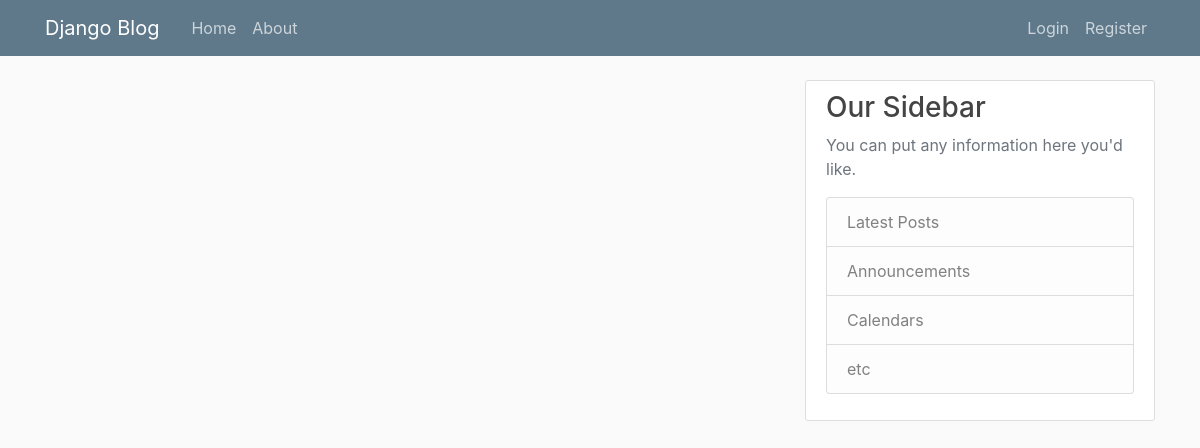
The app's page /, older data.
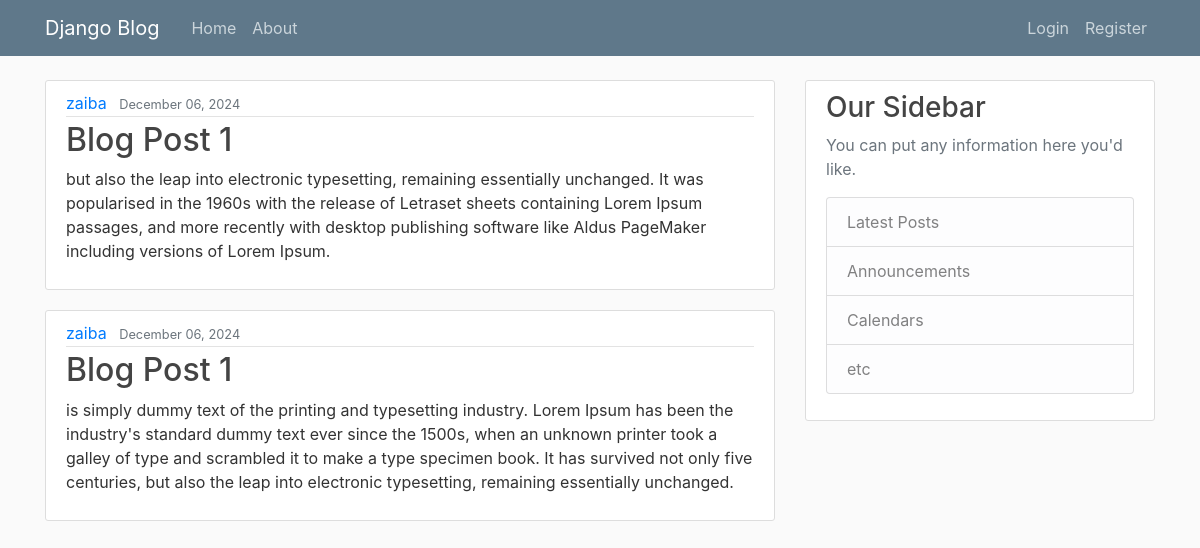
The same page, newer data.
### myapp/models.py (models this page shows, shortened)
class Post(models.Model):
    title = models.CharField(max_length=100)
    content = models.TextField()
    date_posted = models.DateTimeField(default=timezone.now)
    author = models.ForeignKey(User, on_delete=models.CASCADE, related_name='posts')  # Specify related_name

### myapp/views.py (the view)
# urls.py: path('', views.home, name='myapp-home'),
def home(request):
    context = {
        'posts': Post.objects.all()
    }
    return render(request, 'myapp/home.html', context)

### myapp/templates/myapp/home.html
{% extends "myapp/base.html" %}
{% block content %}
    {% for post in posts %}
        <article class="media content-section">
          <div class="media-body">
            <div class="article-metadata">
              <a class="mr-2" href="#">{{ post.author }}</a>
              <small class="text-muted">{{ post.date_posted|date:"F d, Y" }}</small>
            </div>
            <h2><a class="article-title" href="#">{{ post.title }}</a></h2>
            <p class="article-content">{{ post.content }}</p>
          </div>
        </article>
    {% endfor %}
{% endblock content %}

### myapp/templates/myapp/base.html (shortened to what this page needs)
{% load static %}
<!DOCTYPE html>
<html>
<head>
    <link rel="stylesheet" href="https://maxcdn.bootstrapcdn.com/bootstrap/4.0.0/css/bootstrap.min.css">
    <link rel="stylesheet" type="text/css" href="{% static 'myapp/main.css' %}">
</head>
<body>
    <header class="site-header">
      <nav class="navbar navbar-expand-md navbar-dark bg-steel fixed-top">
        <div class="container">
          <a class="navbar-brand mr-4" href="{% url 'myapp-home' %}">Django Blog</a>
          <div class="collapse navbar-collapse" id="navbarToggle">
            <div class="navbar-nav mr-auto">
              <a class="nav-item nav-link" href="{% url 'myapp-home' %}">Home</a>
              <a class="nav-item nav-link" href="{% url 'myapp-about' %}">About</a>
            </div>
            <div class="navbar-nav">
              {% if user.is_authenticated %}
              <a class="nav-item nav-link" href="{% url 'profile' %}">Profile</a>
              <a class="nav-item nav-link" href="{% url 'logout' %}">Logout</a>
            {% else %}
              <a class="nav-item nav-link" href="{% url 'login' %}">Login</a>
              <a class="nav-item nav-link" href="{% url 'register' %}">Register</a>
            {% endif %}
            </div>
          </div>
        </div>
      </nav>
    </header>
    <main role="main" class="container">
      <div class="row">
        <div class="col-md-8">
          {% block content %}{% endblock %}
        </div>
        <div class="col-md-4">
          <div class="content-section">
            <h3>Our Sidebar</h3>
            <p class='text-muted'>You can put any information here you'd like.
              <ul class="list-group">
                <li class="list-group-item list-group-item-light">Latest Posts</li>
                <li class="list-group-item list-group-item-light">Announcements</li>
                <li class="list-group-item list-group-item-light">Calendars</li>
                <li class="list-group-item list-group-item-light">etc</li>
              </ul>
            </p>
          </div>
        </div>
      </div>
    </main>
</body>
</html>

### myapp/static/myapp/main.css (style rules this page uses)
body { background: #fafafa; color: #333333; margin-top: 5rem; }
h1, h2, h3, h4, h5, h6 { color: #444444; }
ul { margin: 0; }
.bg-steel { background-color: #5f788a; }
.site-header .navbar-nav .nav-link { color: #cbd5db; }
.content-section { background: #ffffff; padding: 10px 20px; border: 1px solid #dddddd; border-radius: 3px; margin-bottom: 20px; }
.article-title { color: #444444; }
.article-content { white-space: pre-line; }
.article-metadata { padding-bottom: 1px; margin-bottom: 4px; border-bottom: 1px solid #e3e3e3 }

Row changes from the older to the newer data that the page shows:
added Post: author "zaiba", date_posted "December 06, 2024", title "Blog Post 1", content "but also the leap into electronic typesetting, remaining essentially unchanged. It was popularised in the 1960s with the release of Letraset sheets containing Lorem Ipsum passages, and more recently with desktop publishing software like Aldus PageMaker including versions of Lorem Ipsum."
added Post: author "zaiba", date_posted "December 06, 2024", title "Blog Post 1", content "is simply dummy text of the printing and typesetting industry. Lorem Ipsum has been the industry's standard dummy text ever since the 1500s, when an unknown printer took a galley of type and scrambled it to make a type specimen book. It has survived not only five centuries, but also the leap into electronic typesetting, remaining essentially unchanged."
